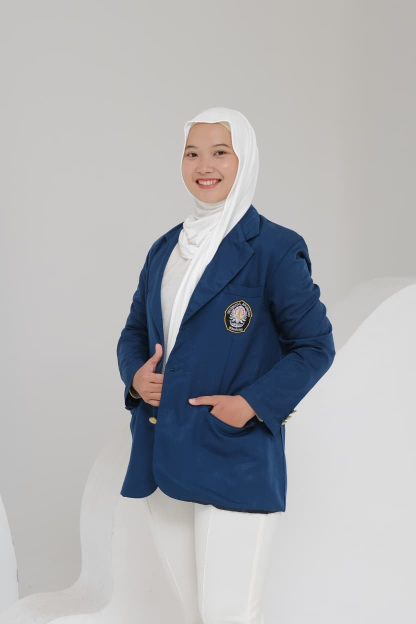
#> input picture image/laila.jpeg, 832 x 1248 px (shown at 1/2 size)
$ python 19_masking_gambar.py
#> lines starting #> are read from the running program, lines starting #| are printed output that depends on the picture; after the words box and inside, x2 and y2 are one past the last pixel; in counts of white or black regions, pixels touching at a corner belong together
"""
==========================================================================
PERCOBAAN 19: MASKING GAMBAR
==========================================================================
Program ini mempelajari cara membuat dan menerapkan mask pada gambar.
Mask adalah gambar biner (hitam-putih) yang menentukan area mana
yang akan diproses atau ditampilkan.

Fungsi utama:
- cv2.bitwise_and(src1, src2, mask=mask) → Terapkan mask
- cv2.threshold() → Buat mask dari threshold
- cv2.inRange() → Buat mask dari rentang warna
- np.zeros/ones → Buat mask manual
==========================================================================
"""

import cv2
import numpy as np
import os
import matplotlib.pyplot as plt

SCRIPT_DIR = os.path.dirname(os.path.abspath(__file__))
IMAGE_DIR = os.path.join(SCRIPT_DIR, "image")
OUTPUT_DIR = os.path.join(SCRIPT_DIR, "output")
os.makedirs(OUTPUT_DIR, exist_ok=True)

print("=" * 60)
print("PERCOBAAN 19: MASKING GAMBAR")
print("=" * 60)

# Membaca gambar
img = cv2.imread(os.path.join(IMAGE_DIR, "laila.jpeg"))
#> img is the input picture: shape (1248, 832, 3); mean B, G, R 178.2, 175, 173.5
if img is None:
    print("[ERROR] Jalankan download_image.py terlebih dahulu!")
    exit()

img = cv2.resize(img, (300, 300))
#> img: shape (300, 300, 3)
h, w = img.shape[:2]
#> h = 300; w = 300
print(f"[INFO] Gambar: {w}×{h}")
#| [INFO] Gambar: 300×300

# ============================================================
# 1. Mask persegi panjang
# ============================================================
print("\n--- 1. Mask Persegi Panjang ---")

# ★ KODE INTI ★ — Mask selalu dimulai dari gambar HITAM (zeros)
# Putih (255) = area yang BOLEH tampil; Hitam (0) = area yang DISEMBUNYIKAN
# Membuat mask hitam (semua piksel 0)
mask_rect = np.zeros((h, w), dtype=np.uint8)
# Menggambar persegi putih di tengah (area yang akan ditampilkan)
# cv2.rectangle dengan ketebalan -1 = diisi penuh
cv2.rectangle(mask_rect, (50, 50), (250, 250), 255, -1)
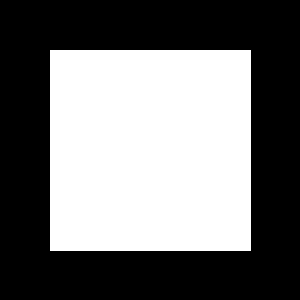
#> mask_rect: shape (300, 300); 44.9% white; 1 white region, box (x1, y1, x2, y2) and area: (50, 50, 251, 251) 40401

# ★ KODE INTI ★ — Parameter mask= menentukan area yang BOLEH tampil
# Hanya piksel di mana mask=255 yang akan muncul di output, sisanya hitam
# cv2.bitwise_and menerapkan mask: piksel putih = tampil, hitam = hilang
img_rect = cv2.bitwise_and(img, img, mask=mask_rect)
print(f"  Mask persegi: piksel putih = {cv2.countNonZero(mask_rect)}")
#|   Mask persegi: piksel putih = 40401

# ============================================================
# 2. Mask lingkaran
# ============================================================
print("\n--- 2. Mask Lingkaran ---")

# Membuat mask lingkaran
mask_circle = np.zeros((h, w), dtype=np.uint8)
# cv2.circle dengan -1 = lingkaran diisi penuh
cv2.circle(mask_circle, (w // 2, h // 2), 120, 255, -1)
#> mask_circle: shape (300, 300); 50.2% white; 1 black region, box (x1, y1, x2, y2) and area: (0, 0, 300, 300) 44775

# Terapkan mask lingkaran
img_circle = cv2.bitwise_and(img, img, mask=mask_circle)
print(f"  Mask lingkaran: piksel putih = {cv2.countNonZero(mask_circle)}")
#|   Mask lingkaran: piksel putih = 45225

# ============================================================
# 3. Mask elips
# ============================================================
print("\n--- 3. Mask Elips ---")

mask_elips = np.zeros((h, w), dtype=np.uint8)
# cv2.ellipse(img, center, axes, angle, startAngle, endAngle, color, thickness)
cv2.ellipse(mask_elips, (w // 2, h // 2), (130, 90), 0, 0, 360, 255, -1)
#> mask_elips: shape (300, 300); 41.2% white; 1 white region, box (x1, y1, x2, y2) and area: (20, 60, 281, 241) 37087

img_elips = cv2.bitwise_and(img, img, mask=mask_elips)
print(f"  Mask elips: piksel putih = {cv2.countNonZero(mask_elips)}")
#|   Mask elips: piksel putih = 37087

# ============================================================
# 4. Mask dari threshold
# ============================================================
print("\n--- 4. Mask dari Threshold ---")

# Konversi ke grayscale
gray = cv2.cvtColor(img, cv2.COLOR_BGR2GRAY)

# cv2.threshold membuat mask biner berdasarkan ambang batas
# Piksel > 127 → putih (255), sisanya → hitam (0)
_, mask_thresh = cv2.threshold(gray, 127, 255, cv2.THRESH_BINARY)
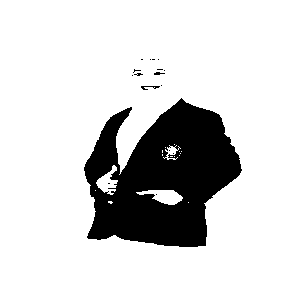
#> mask_thresh: shape (300, 300); 83.3% white; 17 black regions (14 under 20 px), largest, box (x1, y1, x2, y2) and area: (84, 98, 242, 247) 14909, (141, 86, 160, 90) 37, (154, 72, 165, 75) 21

# Terapkan mask: hanya area terang yang tampil
img_thresh = cv2.bitwise_and(img, img, mask=mask_thresh)
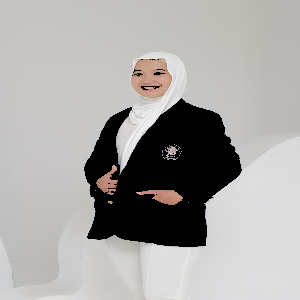
#> img_thresh: shape (300, 300, 3); mean B, G, R 164.1, 166, 167.9
print(f"  Threshold > 127: piksel putih = {cv2.countNonZero(mask_thresh)}")
#|   Threshold > 127: piksel putih = 74987

# ============================================================
# 5. Mask dari rentang warna (inRange)
# ============================================================
print("\n--- 5. Mask Warna (inRange) ---")

# Konversi ke HSV untuk deteksi warna yang lebih akurat
img_hsv = cv2.cvtColor(img, cv2.COLOR_BGR2HSV)
#> img_hsv: shape (300, 300, 3); mean H, S, V 39.6, 31.7, 182.2

# Deteksi warna biru (Hue 100-130 dalam OpenCV HSV)
# ★ KODE INTI ★ — cv2.inRange() otomatis buat mask biner dari rentang HSV
# Ini adalah cara paling umum untuk SEGMENTASI OBJEK berdasarkan warnanya
batas_bawah = np.array([100, 50, 50])
batas_atas = np.array([130, 255, 255])
mask_biru = cv2.inRange(img_hsv, batas_bawah, batas_atas)
#> mask_biru: shape (300, 300); 15.3% white; 7 white regions (5 under 20 px), largest, box (x1, y1, x2, y2) and area: (87, 98, 242, 246) 12394, (84, 107, 132, 192) 1373

# Deteksi warna merah (Hue 0-10 dan 170-180)
mask_merah1 = cv2.inRange(img_hsv, np.array([0, 50, 50]), np.array([10, 255, 255]))
#> mask_merah1: shape (300, 300); 1.9% white; 10 white regions (7 under 20 px), largest, box (x1, y1, x2, y2) and area: (131, 59, 172, 98) 905, (137, 190, 185, 206) 421, (95, 166, 118, 195) 367
mask_merah2 = cv2.inRange(img_hsv, np.array([170, 50, 50]), np.array([180, 255, 255]))
#> mask_merah2: shape (300, 300); 0.02% white in thin lines or dots, all inside (x1, y1, x2, y2) = (95, 149, 179, 206)
# Gabungkan dua mask merah menggunakan bitwise_or
mask_merah = cv2.bitwise_or(mask_merah1, mask_merah2)
#> mask_merah: shape (300, 300); 1.9% white; 11 white regions (8 under 20 px), largest, box (x1, y1, x2, y2) and area: (131, 59, 172, 98) 905, (137, 190, 185, 206) 429, (95, 165, 118, 196) 375

# Terapkan mask warna
img_biru = cv2.bitwise_and(img, img, mask=mask_biru)
img_merah = cv2.bitwise_and(img, img, mask=mask_merah)

print(f"  Warna biru: {cv2.countNonZero(mask_biru)} piksel")
#|   Warna biru: 13779 piksel
print(f"  Warna merah: {cv2.countNonZero(mask_merah)} piksel")
#|   Warna merah: 1725 piksel

# ============================================================
# 6. Kombinasi mask (AND, OR, NOT)
# ============================================================
print("\n--- 6. Operasi Logika pada Mask ---")

# NOT: inversi mask (area yang tadinya putih jadi hitam)
mask_not = cv2.bitwise_not(mask_circle)

# AND: irisan dua mask (area putih yang sama-sama ada di kedua mask)
mask_and = cv2.bitwise_and(mask_rect, mask_circle)

# OR: gabungan dua mask (area putih di salah satu mask)
mask_or = cv2.bitwise_or(mask_rect, mask_circle)

# XOR: perbedaan dua mask (area putih di salah satu tapi bukan keduanya)
mask_xor = cv2.bitwise_xor(mask_rect, mask_circle)

# Terapkan mask kombinasi
img_and = cv2.bitwise_and(img, img, mask=mask_and)
img_or = cv2.bitwise_and(img, img, mask=mask_or)

print(f"  NOT:  {cv2.countNonZero(mask_not)} piksel")
#|   NOT:  44775 piksel
print(f"  AND:  {cv2.countNonZero(mask_and)} piksel")
#|   AND:  38305 piksel
#> mask_and: shape (300, 300); 42.6% white; 1 white region, box (x1, y1, x2, y2) and area: (50, 50, 251, 251) 38305
print(f"  OR:   {cv2.countNonZero(mask_or)} piksel")
#|   OR:   47321 piksel
#> mask_or: shape (300, 300); 52.6% white; 1 black region, box (x1, y1, x2, y2) and area: (0, 0, 300, 300) 42679
print(f"  XOR:  {cv2.countNonZero(mask_xor)} piksel")
#|   XOR:  9016 piksel
#> mask_xor: shape (300, 300); 10% white; 8 white regions, largest, box (x1, y1, x2, y2) and area: (86, 30, 215, 50) 1730, (30, 86, 50, 215) 1730, (251, 86, 271, 215) 1730

# ============================================================
# 7. Mask polygon (bentuk bebas)
# ============================================================
print("\n--- 7. Mask Polygon ---")

mask_poly = np.zeros((h, w), dtype=np.uint8)

# Titik-titik polygon berbentuk bintang
cx, cy = w // 2, h // 2
#> cx = 150; cy = 150
pts = []
for i in range(5):
    # Titik luar bintang
    angle_luar = np.deg2rad(i * 72 - 90)
    pts.append([int(cx + 120 * np.cos(angle_luar)),
                int(cy + 120 * np.sin(angle_luar))])
    # Titik dalam bintang
    angle_dalam = np.deg2rad(i * 72 - 90 + 36)
    pts.append([int(cx + 50 * np.cos(angle_dalam)),
                int(cy + 50 * np.sin(angle_dalam))])

# cv2.fillPoly mengisi polygon dengan warna putih
pts_array = np.array([pts], dtype=np.int32)
cv2.fillPoly(mask_poly, pts_array, 255)
#> mask_poly: shape (300, 300); 20.1% white; 1 white region, box (x1, y1, x2, y2) and area: (35, 30, 265, 248) 18095

img_poly = cv2.bitwise_and(img, img, mask=mask_poly)
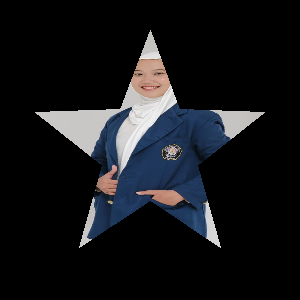
#> img_poly: shape (300, 300, 3); mean B, G, R 25.3, 22.3, 21.1
print(f"  Mask bintang: {cv2.countNonZero(mask_poly)} piksel")
#|   Mask bintang: 18095 piksel

# ============================================================
# 8. Aplikasi: Background replacement
# ============================================================
print("\n--- 8. Background Replacement ---")

# Buat background baru (gradien biru-ungu)
bg = np.zeros_like(img)
for y_pos in range(h):
    ratio = y_pos / h
    bg[y_pos, :, 0] = int(200 * ratio)      # Blue
    bg[y_pos, :, 1] = int(50 * (1 - ratio))  # Green
    bg[y_pos, :, 2] = int(150 * ratio)       # Red
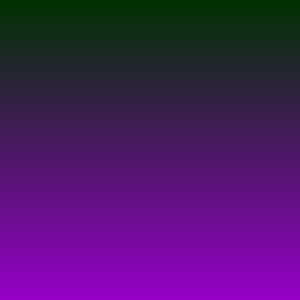
#> bg: shape (300, 300, 3); mean of channels 0, 1, 2 99.3, 24.6, 74.5; drawn as B, G, R

# Gunakan mask lingkaran: foreground dari gambar asli, background dari gradien
# Foreground: gambar asli di area mask putih
fg = cv2.bitwise_and(img, img, mask=mask_circle)
# Background: gradien di area mask hitam (inverse mask)
bg_part = cv2.bitwise_and(bg, bg, mask=mask_not)
# Gabungkan foreground + background menggunakan cv2.add
img_composite = cv2.add(fg, bg_part)
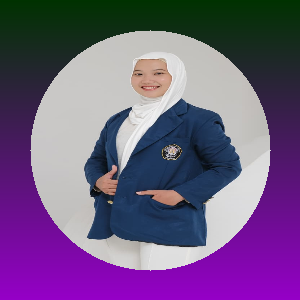
#> img_composite: shape (300, 300, 3); mean B, G, R 128.8, 87.7, 110.3

print("  Background replacement selesai")

# ============================================================
# 9. Visualisasi
# ============================================================

fig, axes = plt.subplots(3, 4, figsize=(20, 15))

axes[0, 0].imshow(cv2.cvtColor(img, cv2.COLOR_BGR2RGB))
axes[0, 0].set_title("Original")
axes[0, 1].imshow(cv2.cvtColor(img_rect, cv2.COLOR_BGR2RGB))
axes[0, 1].set_title("Mask Persegi")
axes[0, 2].imshow(cv2.cvtColor(img_circle, cv2.COLOR_BGR2RGB))
axes[0, 2].set_title("Mask Lingkaran")
axes[0, 3].imshow(cv2.cvtColor(img_elips, cv2.COLOR_BGR2RGB))
axes[0, 3].set_title("Mask Elips")

axes[1, 0].imshow(cv2.cvtColor(img_thresh, cv2.COLOR_BGR2RGB))
axes[1, 0].set_title("Mask Threshold")
axes[1, 1].imshow(cv2.cvtColor(img_and, cv2.COLOR_BGR2RGB))
axes[1, 1].set_title("Rect AND Circle")
axes[1, 2].imshow(cv2.cvtColor(img_or, cv2.COLOR_BGR2RGB))
axes[1, 2].set_title("Rect OR Circle")
axes[1, 3].imshow(mask_xor, cmap="gray")
axes[1, 3].set_title("Mask XOR")

axes[2, 0].imshow(cv2.cvtColor(img_poly, cv2.COLOR_BGR2RGB))
axes[2, 0].set_title("Mask Bintang")
axes[2, 1].imshow(cv2.cvtColor(img_biru, cv2.COLOR_BGR2RGB))
axes[2, 1].set_title("Mask Warna Biru")
axes[2, 2].imshow(cv2.cvtColor(img_merah, cv2.COLOR_BGR2RGB))
axes[2, 2].set_title("Mask Warna Merah")
axes[2, 3].imshow(cv2.cvtColor(img_composite, cv2.COLOR_BGR2RGB))
axes[2, 3].set_title("BG Replacement")

for ax in axes.flat:
    ax.axis("off")

plt.suptitle("Percobaan 19: Masking Gambar", fontsize=16, fontweight="bold")
plt.tight_layout()

output_path = os.path.join(OUTPUT_DIR, "19_masking_gambar_hasil.png")
plt.savefig(output_path, dpi=150, bbox_inches="tight")
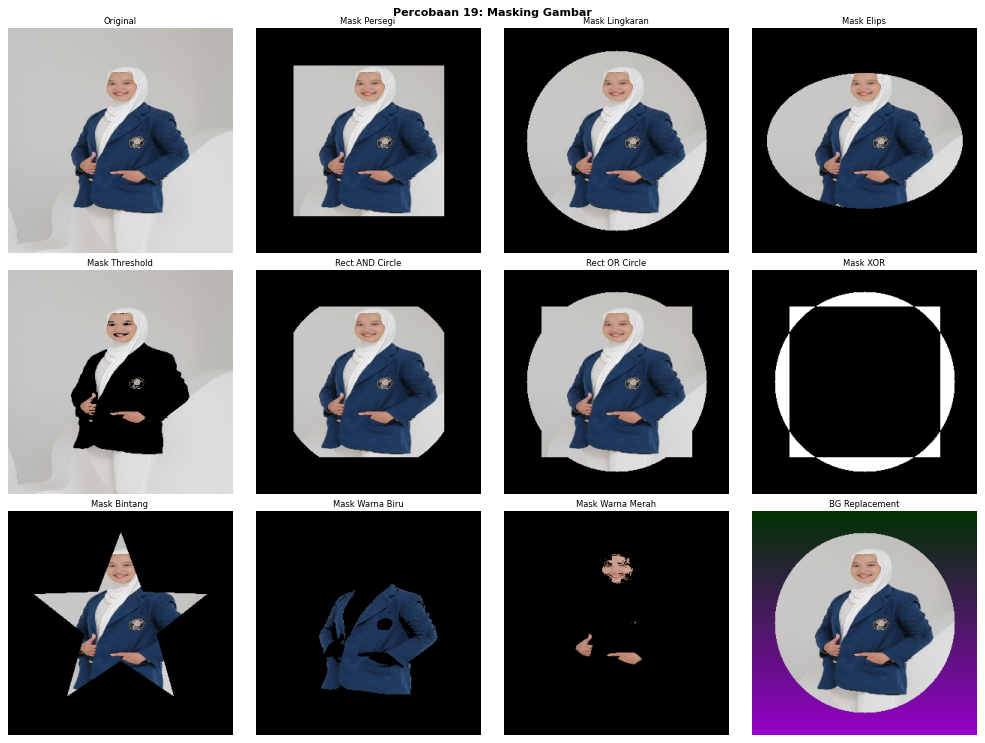
#> figure drawn by matplotlib, 12 panels
print(f"\n[OUTPUT] Hasil disimpan di: {output_path}")
plt.show()

print("\n" + "=" * 60)
print("RINGKASAN PERCOBAAN 19")
print("=" * 60)
print("  cv2.bitwise_and(img, img, mask=m) → Terapkan mask")
print("  cv2.threshold()     → Mask dari ambang batas")
print("  cv2.inRange()       → Mask dari rentang warna HSV")
print("  Operasi logika: AND, OR, NOT, XOR pada mask")
print("  cv2.fillPoly()      → Mask bentuk polygon")
print("=" * 60)

$ run again, with image/kotalama.jpeg copied over image/laila.jpeg
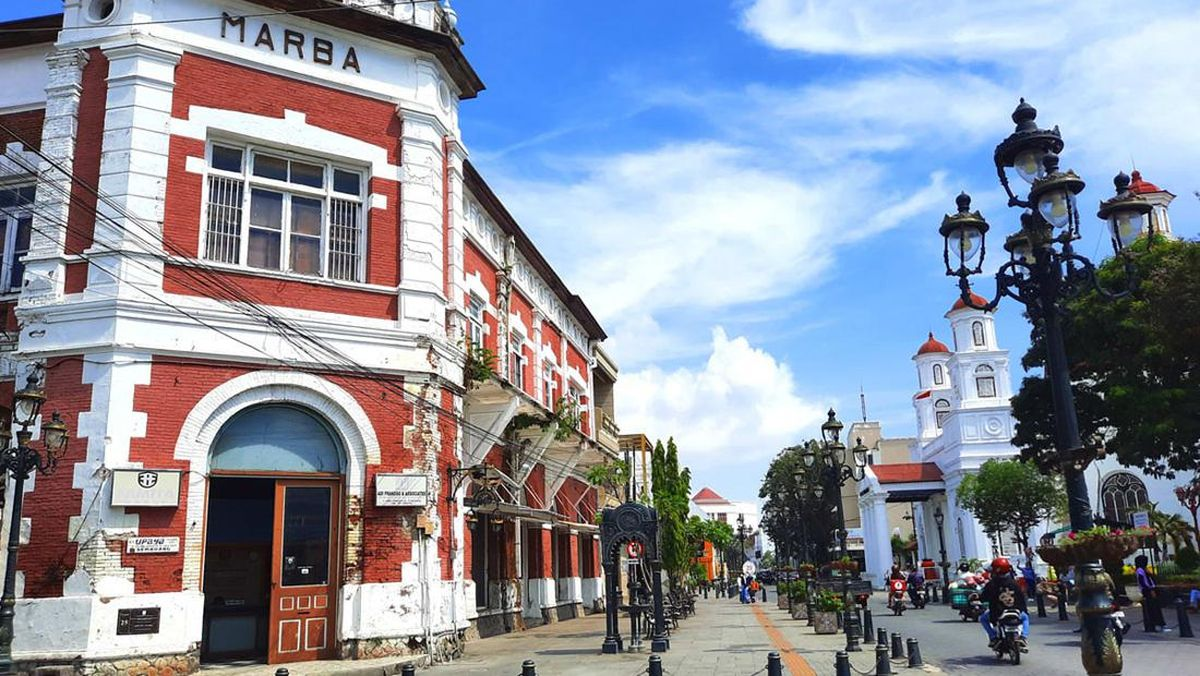
#> input picture image/kotalama.jpeg, 1200 x 676 px
#> img is the input picture: shape (676, 1200, 3); mean B, G, R 158.5, 144.2, 138.4
#> img: shape (300, 300, 3)
#| [INFO] Gambar: 300×300
#> mask_rect: shape (300, 300); 44.9% white; 1 white region, box (x1, y1, x2, y2) and area: (50, 50, 251, 251) 40401
#|   Mask persegi: piksel putih = 40401
#> mask_circle: shape (300, 300); 50.2% white; 1 black region, box (x1, y1, x2, y2) and area: (0, 0, 300, 300) 44775
#|   Mask lingkaran: piksel putih = 45225
#> mask_elips: shape (300, 300); 41.2% white; 1 white region, box (x1, y1, x2, y2) and area: (20, 60, 281, 241) 37087
#|   Mask elips: piksel putih = 37087
#> `_, mask_thresh = cv2.threshold(gray, 127, 255, cv2.THRESH_BINARY)`:
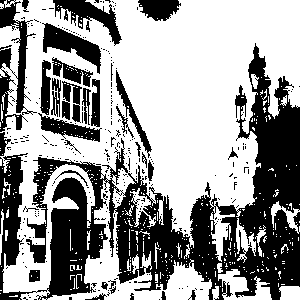
#> mask_thresh: shape (300, 300); 60.5% white; 294 black regions (262 under 20 px), largest, box (x1, y1, x2, y2) and area: (0, 43, 300, 300) 25762, (0, 0, 37, 132) 1830, (42, 23, 101, 74) 1182
#|   Threshold > 127: piksel putih = 54408
#> img_hsv: shape (300, 300, 3); mean H, S, V 79.8, 70.6, 171.4
#> mask_biru: shape (300, 300); 29.1% white; 295 white regions (252 under 20 px), largest, box (x1, y1, x2, y2) and area: (109, 0, 300, 263) 21146, (52, 180, 87, 209) 635, (0, 28, 20, 59) 334
#> mask_merah1: shape (300, 300); 9.9% white; 214 white regions (183 under 20 px), largest, box (x1, y1, x2, y2) and area: (53, 164, 108, 294) 1811, (27, 158, 76, 264) 1135, (43, 23, 101, 73) 1109
#> mask_merah2: shape (300, 300); 1.4% white in thin lines or dots
#> mask_merah: shape (300, 300); 11.4% white; 185 white regions (147 under 20 px), largest, box (x1, y1, x2, y2) and area: (53, 164, 108, 294) 1866, (27, 158, 76, 264) 1236, (43, 23, 101, 74) 1180
#|   Warna biru: 26148 piksel
#|   Warna merah: 10224 piksel
#|   NOT:  44775 piksel
#|   AND:  38305 piksel
#> mask_and: shape (300, 300); 42.6% white; 1 white region, box (x1, y1, x2, y2) and area: (50, 50, 251, 251) 38305
#|   OR:   47321 piksel
#> mask_or: shape (300, 300); 52.6% white; 1 black region, box (x1, y1, x2, y2) and area: (0, 0, 300, 300) 42679
#|   XOR:  9016 piksel
#> mask_xor: shape (300, 300); 10% white; 8 white regions, largest, box (x1, y1, x2, y2) and area: (86, 30, 215, 50) 1730, (30, 86, 50, 215) 1730, (251, 86, 271, 215) 1730
#> mask_poly: shape (300, 300); 20.1% white; 1 white region, box (x1, y1, x2, y2) and area: (35, 30, 265, 248) 18095
#|   Mask bintang: 18095 piksel
#> `img_composite = cv2.add(fg, bg_part)`:
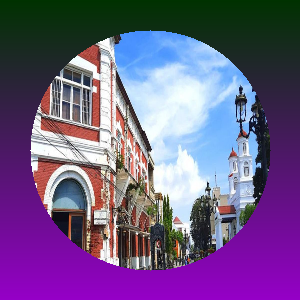
#> img_composite: shape (300, 300, 3); mean B, G, R 135.1, 90.6, 112.1
